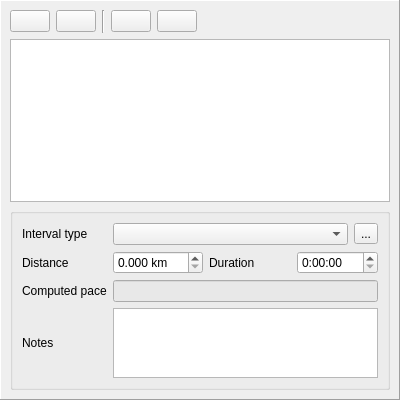
<ui version="4.0" >
 <class>IntervalView</class>
 <widget class="QWidget" name="IntervalView" >
  <property name="geometry" >
   <rect>
    <x>0</x>
    <y>0</y>
    <width>400</width>
    <height>400</height>
   </rect>
  </property>
  <property name="windowTitle" >
   <string/>
  </property>
  <layout class="QVBoxLayout" name="verticalLayout_2" >
   <property name="margin" >
    <number>0</number>
   </property>
   <item>
    <widget class="QFrame" name="frame" >
     <property name="frameShape" >
      <enum>QFrame::Panel</enum>
     </property>
     <property name="frameShadow" >
      <enum>QFrame::Raised</enum>
     </property>
     <layout class="QVBoxLayout" name="verticalLayout" >
      <item>
       <layout class="QHBoxLayout" name="horizontalLayout" >
        <item>
         <widget class="QPushButton" name="addPushButton" >
          <property name="icon" >
           <iconset>
            <normaloff>:table_add</normaloff>:table_add</iconset>
          </property>
         </widget>
        </item>
        <item>
         <widget class="QPushButton" name="removePushButton" >
          <property name="text" >
           <string/>
          </property>
          <property name="icon" >
           <iconset>
            <normaloff>:table_delete</normaloff>:table_delete</iconset>
          </property>
         </widget>
        </item>
        <item>
         <widget class="Line" name="line" >
          <property name="orientation" >
           <enum>Qt::Vertical</enum>
          </property>
         </widget>
        </item>
        <item>
         <widget class="QPushButton" name="rowUpPushButton" >
          <property name="text" >
           <string/>
          </property>
          <property name="icon" >
           <iconset resource="../../../resources/application.qrc" >
            <normaloff>:/table_row_up</normaloff>:/table_row_up</iconset>
          </property>
         </widget>
        </item>
        <item>
         <widget class="QPushButton" name="rowDownPushButton" >
          <property name="text" >
           <string/>
          </property>
          <property name="icon" >
           <iconset resource="../../../resources/application.qrc" >
            <normaloff>:/table_row_down</normaloff>:/table_row_down</iconset>
          </property>
         </widget>
        </item>
        <item>
         <spacer name="horizontalSpacer" >
          <property name="orientation" >
           <enum>Qt::Horizontal</enum>
          </property>
          <property name="sizeHint" stdset="0" >
           <size>
            <width>208</width>
            <height>23</height>
           </size>
          </property>
         </spacer>
        </item>
       </layout>
      </item>
      <item>
       <widget class="QTableView" name="tableView" >
        <property name="sizePolicy" >
         <sizepolicy vsizetype="Expanding" hsizetype="Expanding" >
          <horstretch>0</horstretch>
          <verstretch>5</verstretch>
         </sizepolicy>
        </property>
        <property name="editTriggers" >
         <set>QAbstractItemView::NoEditTriggers</set>
        </property>
        <property name="selectionMode" >
         <enum>QAbstractItemView::SingleSelection</enum>
        </property>
        <property name="selectionBehavior" >
         <enum>QAbstractItemView::SelectRows</enum>
        </property>
        <property name="cornerButtonEnabled" >
         <bool>false</bool>
        </property>
       </widget>
      </item>
      <item>
       <widget class="QGroupBox" name="groupBox" >
        <property name="sizePolicy" >
         <sizepolicy vsizetype="Preferred" hsizetype="Preferred" >
          <horstretch>0</horstretch>
          <verstretch>1</verstretch>
         </sizepolicy>
        </property>
        <property name="title" >
         <string/>
        </property>
        <layout class="QGridLayout" name="gridLayout" >
         <item row="0" column="0" >
          <widget class="QLabel" name="label_4" >
           <property name="text" >
            <string>Interval type</string>
           </property>
           <property name="buddy" >
            <cstring>intervalTypeComboBox</cstring>
           </property>
          </widget>
         </item>
         <item row="0" column="1" colspan="3" >
          <layout class="QHBoxLayout" name="horizontalLayout_3" >
           <item>
            <widget class="QComboBox" name="intervalTypeComboBox" />
           </item>
           <item>
            <widget class="QToolButton" name="intervalTypeToolButton" >
             <property name="text" >
              <string>...</string>
             </property>
            </widget>
           </item>
          </layout>
         </item>
         <item row="1" column="0" >
          <widget class="QLabel" name="label_7" >
           <property name="text" >
            <string>Distance</string>
           </property>
           <property name="buddy" >
            <cstring>distanceDoubleSpinBox</cstring>
           </property>
          </widget>
         </item>
         <item row="1" column="1" >
          <widget class="QDoubleSpinBox" name="distanceDoubleSpinBox" >
           <property name="suffix" >
            <string> km</string>
           </property>
           <property name="decimals" >
            <number>3</number>
           </property>
           <property name="maximum" >
            <double>999.990000000000009</double>
           </property>
          </widget>
         </item>
         <item row="1" column="2" >
          <widget class="QLabel" name="label_8" >
           <property name="text" >
            <string>Duration</string>
           </property>
          </widget>
         </item>
         <item row="1" column="3" >
          <widget class="QTimeEdit" name="durationTimeEdit" >
           <property name="displayFormat" >
            <string>h:mm:ss</string>
           </property>
          </widget>
         </item>
         <item row="2" column="0" >
          <widget class="QLabel" name="label_11" >
           <property name="text" >
            <string>Computed pace</string>
           </property>
          </widget>
         </item>
         <item row="2" column="1" colspan="3" >
          <widget class="QLineEdit" name="paceLineEdit" >
           <property name="palette" >
            <palette>
             <active>
              <colorrole role="Base" >
               <brush brushstyle="SolidPattern" >
                <color alpha="255" >
                 <red>232</red>
                 <green>232</green>
                 <blue>232</blue>
                </color>
               </brush>
              </colorrole>
              <colorrole role="AlternateBase" >
               <brush brushstyle="SolidPattern" >
                <color alpha="255" >
                 <red>232</red>
                 <green>232</green>
                 <blue>232</blue>
                </color>
               </brush>
              </colorrole>
             </active>
             <inactive>
              <colorrole role="Base" >
               <brush brushstyle="SolidPattern" >
                <color alpha="255" >
                 <red>232</red>
                 <green>232</green>
                 <blue>232</blue>
                </color>
               </brush>
              </colorrole>
              <colorrole role="AlternateBase" >
               <brush brushstyle="SolidPattern" >
                <color alpha="255" >
                 <red>232</red>
                 <green>232</green>
                 <blue>232</blue>
                </color>
               </brush>
              </colorrole>
             </inactive>
             <disabled>
              <colorrole role="Base" >
               <brush brushstyle="SolidPattern" >
                <color alpha="255" >
                 <red>232</red>
                 <green>232</green>
                 <blue>232</blue>
                </color>
               </brush>
              </colorrole>
              <colorrole role="AlternateBase" >
               <brush brushstyle="SolidPattern" >
                <color alpha="255" >
                 <red>232</red>
                 <green>232</green>
                 <blue>232</blue>
                </color>
               </brush>
              </colorrole>
             </disabled>
            </palette>
           </property>
           <property name="font" >
            <font>
             <italic>true</italic>
            </font>
           </property>
           <property name="readOnly" >
            <bool>true</bool>
           </property>
          </widget>
         </item>
         <item row="3" column="0" >
          <widget class="QLabel" name="label_6" >
           <property name="text" >
            <string>Notes</string>
           </property>
           <property name="buddy" >
            <cstring>notesPlainTextEdit</cstring>
           </property>
          </widget>
         </item>
         <item row="3" column="1" colspan="3" >
          <widget class="QPlainTextEdit" name="notesPlainTextEdit" />
         </item>
        </layout>
       </widget>
      </item>
     </layout>
    </widget>
   </item>
  </layout>
 </widget>
 <resources>
  <include location="../../../resources/application.qrc" />
 </resources>
 <connections/>
</ui>
